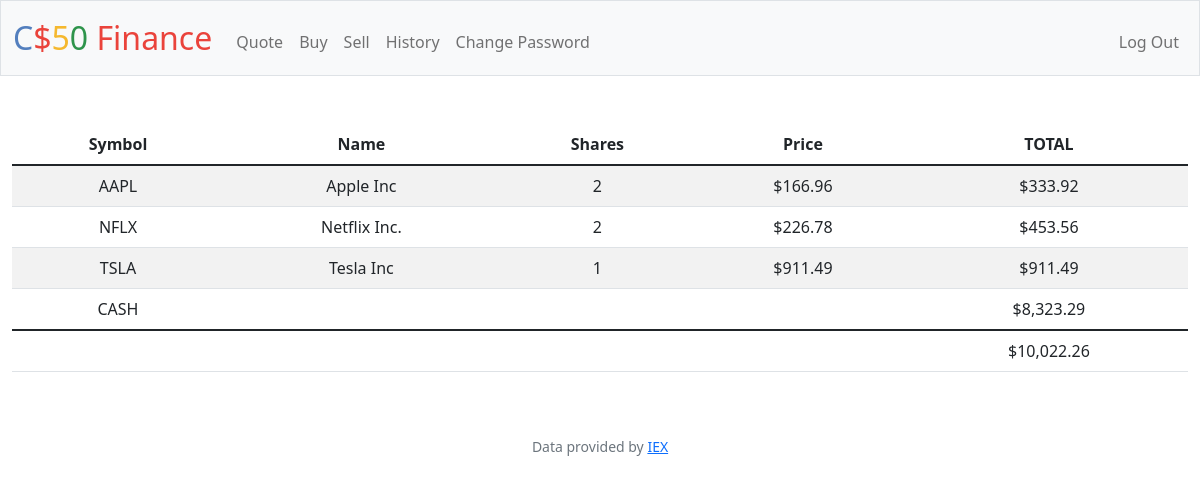
Screenshot of / (signed in) with the database file from the repository.
### tables this page shows
CREATE TABLE transactions (
id INTEGER PRIMARY KEY NOT NULL,
user_id INTEGER NOT NULL,
name TEXT NOT NULL,
shares INTEGER NOT NULL,
price NUMERIC NOT NULL,
type TEXT NOT NULL,
symbol TEXT NOT NULL,
time TIMESTAMP DEFAULT CURRENT_TIMESTAMP,
FOREIGN KEY(user_id) references users(id)
);

CREATE TABLE users (id INTEGER PRIMARY KEY AUTOINCREMENT NOT NULL, username TEXT NOT NULL, hash TEXT NOT NULL, cash NUMERIC NOT NULL DEFAULT 10000.00);

### app.py (the view)
@app.route("/")
@login_required
def index():
    user_id = session["user_id"]
    stocks = db.execute("SELECT symbol, name, price, SUM(shares) as total_shares FROM transactions WHERE user_id = ? GROUP BY name", user_id)
    balance = db.execute("SELECT cash FROM users WHERE id = ?", user_id)[0]["cash"]
    total = balance
    for stock in stocks:
        total += stock["price"] * stock["total_shares"]
    return render_template("index.html", stocks=stocks, balance=balance, usd=usd, total=total)

### app.py (called while the page is built)
@app.after_request
def after_request(response):
    response.headers["Cache-Control"] = "no-cache, no-store, must-revalidate"
    response.headers["Expires"] = 0
    response.headers["Pragma"] = "no-cache"
    return response

### helpers.py (called while the page is built)
def login_required(f):
    @wraps(f)
    def decorated_function(*args, **kwargs):
        if session.get("user_id") is None:
            return redirect("/login")
        return f(*args, **kwargs)
    return decorated_function

def usd(value):
    return f"${value:,.2f}"

### templates/index.html (shortened to what this page needs)
{% extends "layout.html" %}
{% block main %}
    <table class="table table-striped">
        <thead>
            <tr>
                <th>Symbol</th>
                <th>Name</th>
                <th>Shares</th>
                <th>Price</th>
                <th>TOTAL</th>
            </tr>
        </thead>
        <tbody>
            {% for stock in stocks %}
            <tr>
                <td>{{ stock["symbol"].upper() }}</td>
                <td>{{ stock["name"] }}</td>
                <td>{{ stock["total_shares"] }}</td>
                <td>{{ usd(stock["price"]) }}</td>
                <td>{{ usd(stock["total_shares"] * stock["price"]) }}</td>
            </tr>
            {% endfor %}
            <tr>
                <td>CASH</td>
                <td colspan="3"></td>
                <td>{{ usd(balance) }}</td>
            </tr>
        </tbody>
        <tfoot>
            <td colspan="4"></td>
            <td>{{ usd(total) }}</td>
        </tfoot>
    </table>
{% endblock %}

### templates/layout.html (shortened to what this page needs)
<!DOCTYPE html>
<html lang="en">
    <head>
        <link href="https://cdn.jsdelivr.net/npm/bootstrap@5.1.3/dist/css/bootstrap.min.css" rel="stylesheet">
        <link href="/static/styles.css" rel="stylesheet">
    </head>
    <body>
        <nav class="bg-light border navbar navbar-expand-md navbar-light">
            <div class="container-fluid">
                <a class="navbar-brand" href="/"><span class="blue">C</span><span class="red">$</span><span class="yellow">5</span><span class="green">0</span> <span class="red">Finance</span></a>
                <div class="collapse navbar-collapse" id="navbar">
                    {% if session["user_id"] %}
                        <ul class="navbar-nav me-auto mt-2">
                            <li class="nav-item"><a class="nav-link" href="/quote">Quote</a></li>
                            <li class="nav-item"><a class="nav-link" href="/buy">Buy</a></li>
                            <li class="nav-item"><a class="nav-link" href="/sell">Sell</a></li>
                            <li class="nav-item"><a class="nav-link" href="/history">History</a></li>
                            <li class="nav-item"><a class="nav-link" href="/password">Change Password</a></li>
                        </ul>
                        <ul class="navbar-nav ms-auto mt-2">
                            <li class="nav-item"><a class="nav-link" href="/logout">Log Out</a></li>
                        </ul>
                    {% else %}
                        <ul class="navbar-nav ms-auto mt-2">
                            <li class="nav-item"><a class="nav-link" href="/register">Register</a></li>
                            <li class="nav-item"><a class="nav-link" href="/login">Log In</a></li>
                        </ul>
                    {% endif %}
                </div>
            </div>
        </nav>
        <main class="container-fluid py-5 text-center">
            {% block main %}{% endblock %}
        </main>
        <footer class="mb-5 small text-center text-muted">
            Data provided by <a href="https://iexcloud.io/">IEX</a>
        </footer>
    </body>
</html>

### static/styles.css (style rules this page uses)
nav .navbar-brand { font-size: xx-large; }
nav .navbar-brand .blue { color: #537fbe; }
nav .navbar-brand .red { color: #ea433b; }
nav .navbar-brand .yellow { color: #f5b82e; }
nav .navbar-brand .green { color: #2e944b; }

### rows the page displays
transactions: symbol "AAPL", name "Apple Inc", total_shares "2", price "$166.96", total_shares "$333.92"
transactions: symbol "NFLX", name "Netflix Inc.", total_shares "2", price "$226.78", total_shares "$453.56"
transactions: symbol "TSLA", name "Tesla Inc", total_shares "1", price "$911.49", usd(stock['total_shares']*stock['price']) "$911.49"
users: cash "$8,323.29"

### other values shown
{{ usd(total) }} "$10,022.26"
